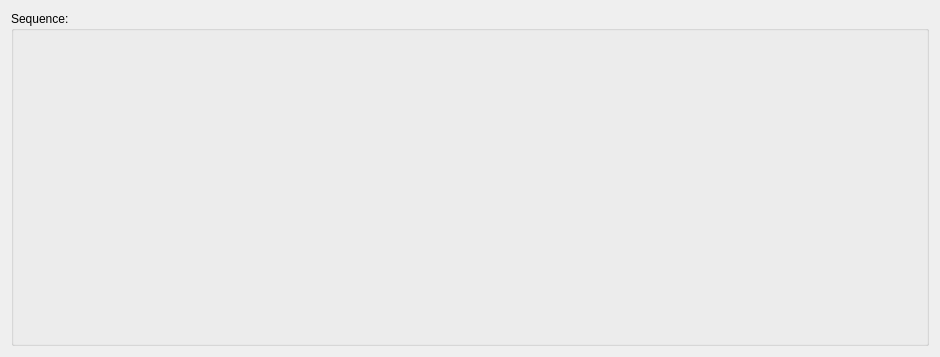
<?xml version="1.0" encoding="UTF-8"?>
<ui version="4.0">
 <class>SequenceEditor</class>
 <widget class="QDialog" name="SequenceEditor">
  <property name="geometry">
   <rect>
    <x>0</x>
    <y>0</y>
    <width>916</width>
    <height>336</height>
   </rect>
  </property>
  <property name="windowTitle">
   <string>SequenceEditor</string>
  </property>
  <layout class="QGridLayout" name="gridLayout">
   <item row="0" column="0">
    <widget class="QGroupBox" name="gSeq">
     <property name="title">
      <string>Sequence:</string>
     </property>
     <layout class="QGridLayout" name="gSeq_gl">
      <property name="spacing">
       <number>6</number>
      </property>
      <item row="0" column="0">
       <widget class="SequenceStep" name="s0" native="true">
        <property name="minimumSize">
         <size>
          <width>106</width>
          <height>142</height>
         </size>
        </property>
        <property name="maximumSize">
         <size>
          <width>106</width>
          <height>142</height>
         </size>
        </property>
       </widget>
      </item>
      <item row="0" column="1">
       <widget class="SequenceStep" name="s1" native="true">
        <property name="minimumSize">
         <size>
          <width>106</width>
          <height>142</height>
         </size>
        </property>
        <property name="maximumSize">
         <size>
          <width>106</width>
          <height>142</height>
         </size>
        </property>
       </widget>
      </item>
      <item row="0" column="2">
       <widget class="SequenceStep" name="s2" native="true">
        <property name="minimumSize">
         <size>
          <width>106</width>
          <height>142</height>
         </size>
        </property>
        <property name="maximumSize">
         <size>
          <width>106</width>
          <height>142</height>
         </size>
        </property>
       </widget>
      </item>
      <item row="0" column="3">
       <widget class="SequenceStep" name="s3" native="true">
        <property name="minimumSize">
         <size>
          <width>106</width>
          <height>142</height>
         </size>
        </property>
        <property name="maximumSize">
         <size>
          <width>106</width>
          <height>142</height>
         </size>
        </property>
       </widget>
      </item>
      <item row="0" column="4">
       <widget class="SequenceStep" name="s4" native="true">
        <property name="minimumSize">
         <size>
          <width>106</width>
          <height>142</height>
         </size>
        </property>
        <property name="maximumSize">
         <size>
          <width>106</width>
          <height>142</height>
         </size>
        </property>
       </widget>
      </item>
      <item row="0" column="5">
       <widget class="SequenceStep" name="s5" native="true">
        <property name="minimumSize">
         <size>
          <width>106</width>
          <height>142</height>
         </size>
        </property>
        <property name="maximumSize">
         <size>
          <width>106</width>
          <height>142</height>
         </size>
        </property>
       </widget>
      </item>
      <item row="0" column="6">
       <widget class="SequenceStep" name="s6" native="true">
        <property name="minimumSize">
         <size>
          <width>106</width>
          <height>142</height>
         </size>
        </property>
        <property name="maximumSize">
         <size>
          <width>106</width>
          <height>142</height>
         </size>
        </property>
       </widget>
      </item>
      <item row="0" column="7">
       <widget class="SequenceStep" name="s7" native="true">
        <property name="minimumSize">
         <size>
          <width>106</width>
          <height>142</height>
         </size>
        </property>
        <property name="maximumSize">
         <size>
          <width>106</width>
          <height>142</height>
         </size>
        </property>
       </widget>
      </item>
      <item row="1" column="0">
       <widget class="SequenceStep" name="s8" native="true">
        <property name="minimumSize">
         <size>
          <width>106</width>
          <height>142</height>
         </size>
        </property>
        <property name="maximumSize">
         <size>
          <width>106</width>
          <height>142</height>
         </size>
        </property>
       </widget>
      </item>
      <item row="1" column="1">
       <widget class="SequenceStep" name="s9" native="true">
        <property name="minimumSize">
         <size>
          <width>106</width>
          <height>142</height>
         </size>
        </property>
        <property name="maximumSize">
         <size>
          <width>106</width>
          <height>142</height>
         </size>
        </property>
       </widget>
      </item>
      <item row="1" column="2">
       <widget class="SequenceStep" name="s10" native="true">
        <property name="minimumSize">
         <size>
          <width>106</width>
          <height>142</height>
         </size>
        </property>
        <property name="maximumSize">
         <size>
          <width>106</width>
          <height>142</height>
         </size>
        </property>
       </widget>
      </item>
      <item row="1" column="3">
       <widget class="SequenceStep" name="s11" native="true">
        <property name="minimumSize">
         <size>
          <width>106</width>
          <height>142</height>
         </size>
        </property>
        <property name="maximumSize">
         <size>
          <width>106</width>
          <height>142</height>
         </size>
        </property>
       </widget>
      </item>
      <item row="1" column="4">
       <widget class="SequenceStep" name="s12" native="true">
        <property name="minimumSize">
         <size>
          <width>106</width>
          <height>142</height>
         </size>
        </property>
        <property name="maximumSize">
         <size>
          <width>106</width>
          <height>142</height>
         </size>
        </property>
       </widget>
      </item>
      <item row="1" column="5">
       <widget class="SequenceStep" name="s13" native="true">
        <property name="minimumSize">
         <size>
          <width>106</width>
          <height>142</height>
         </size>
        </property>
        <property name="maximumSize">
         <size>
          <width>106</width>
          <height>142</height>
         </size>
        </property>
       </widget>
      </item>
      <item row="1" column="6">
       <widget class="SequenceStep" name="s14" native="true">
        <property name="minimumSize">
         <size>
          <width>106</width>
          <height>142</height>
         </size>
        </property>
        <property name="maximumSize">
         <size>
          <width>106</width>
          <height>142</height>
         </size>
        </property>
       </widget>
      </item>
      <item row="1" column="7">
       <widget class="SequenceStep" name="s15" native="true">
        <property name="minimumSize">
         <size>
          <width>106</width>
          <height>142</height>
         </size>
        </property>
        <property name="maximumSize">
         <size>
          <width>106</width>
          <height>142</height>
         </size>
        </property>
       </widget>
      </item>
     </layout>
    </widget>
   </item>
  </layout>
 </widget>
 <layoutdefault spacing="6" margin="11"/>
 <customwidgets>
  <customwidget>
   <class>SequenceStep</class>
   <extends>QWidget</extends>
   <header>sequence_step.h</header>
   <container>1</container>
  </customwidget>
 </customwidgets>
 <resources/>
 <connections/>
</ui>
